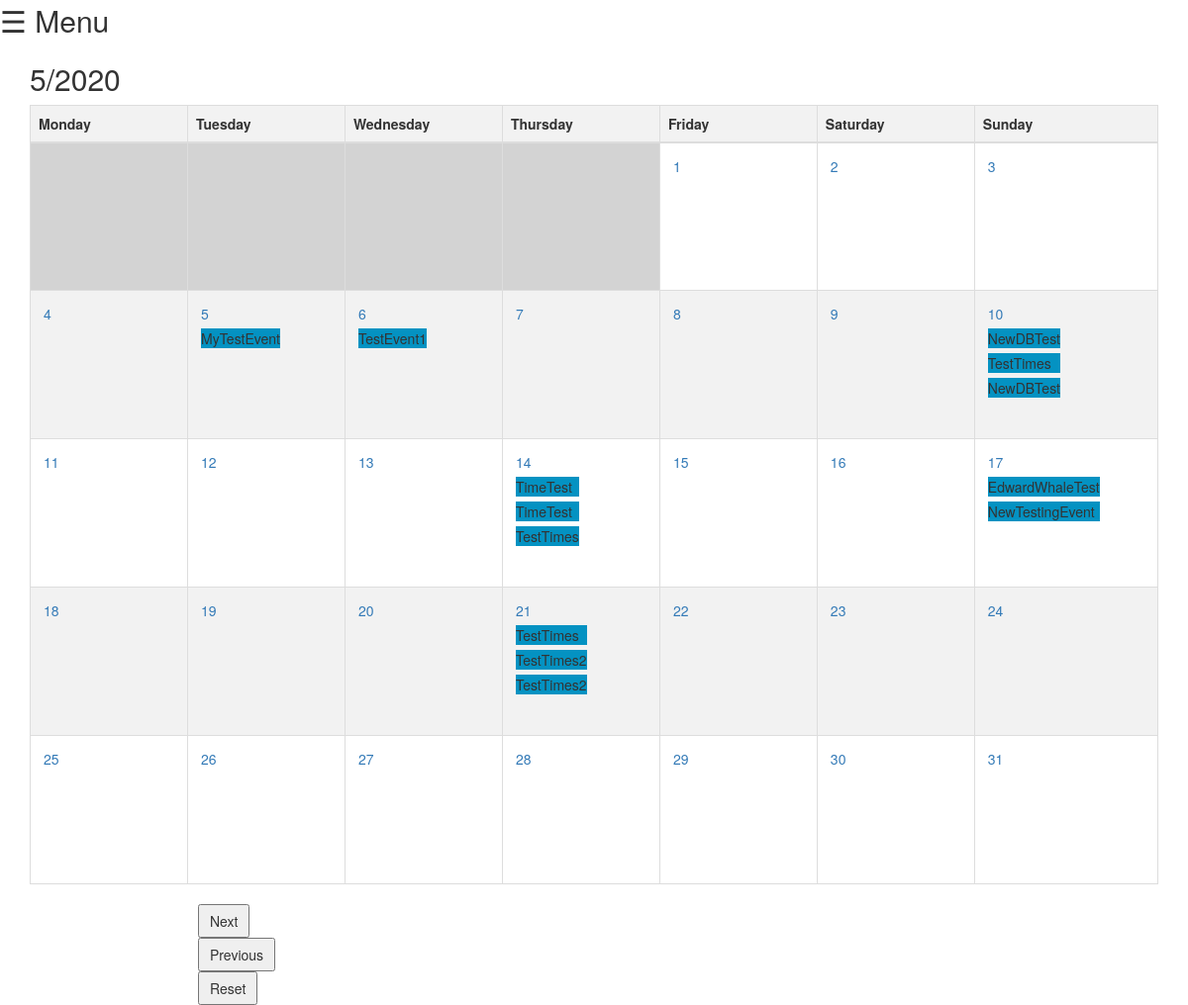
/events/, run on an earlier commit of the app's database.
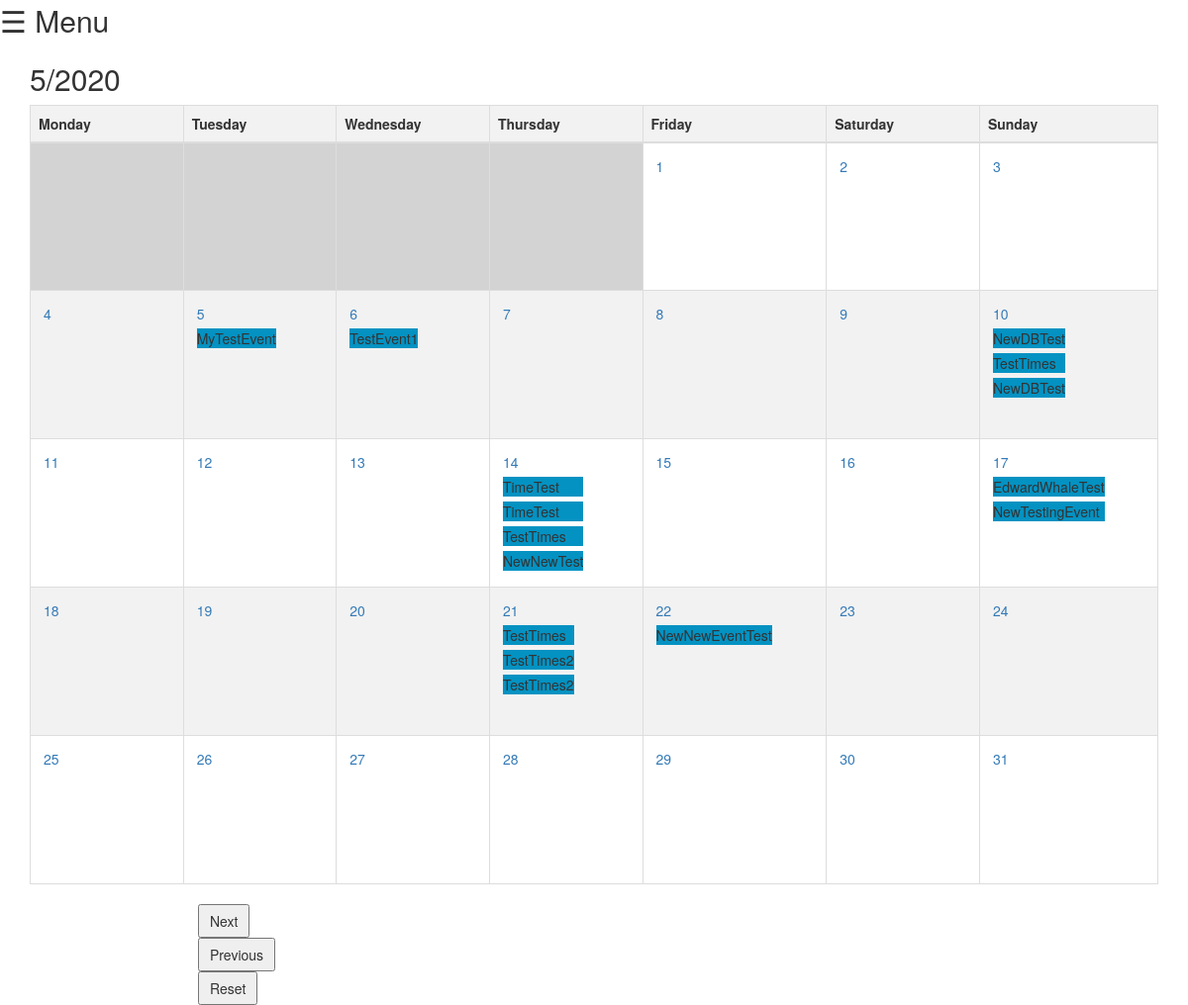
And on a later commit of the database.
### events/models.py (models this page shows)
class Event(models.Model):
    event_name = models.CharField(max_length=200)
    event_date = models.DateField('Event date')
    def __str__(self):
        return self.event_name

### events/views.py (the view)
# urls.py: path('', views.index, name='index'),
def index(request,monthAdd = 0):
    global monthCount,yearCount
    monthCount = monthCount + int(monthAdd)
    c = calendar.Calendar(calendar.MONDAY)
    if int(monthAdd) == 0:
        monthCount = 0
        yearCount = 0
    if timezone.now().month+monthCount == 13 :
        monthCount = - timezone.now().month+1
        yearCount = yearCount + 1
    if timezone.now().month+monthCount == 0 :
        monthCount = 12 - timezone.now().month
        yearCount = yearCount - 1
    c_list = c.monthdayscalendar(timezone.now().year+yearCount, timezone.now().month+monthCount)
    temp_w_iter = 0
    for week in c_list:
        temp_d_iter = 0
        for day in week:
            event_list = []
            event_set = Event.objects.filter(event_date__year=timezone.now().year+yearCount, event_date__month=timezone.now().month+monthCount, event_date__day=day)
            for event in event_set:
                event_list.append(event)
                print(event)
            if len(event_list) != 0:
                c_list[temp_w_iter][temp_d_iter] = [day,event_list]
            else: c_list[temp_w_iter][temp_d_iter] = [day]
            temp_d_iter += 1
        temp_w_iter += 1
    del temp_d_iter, temp_w_iter
    today = timezone.now().day
    context = {'c_list': c_list, 'year': timezone.now().year+yearCount, 'month': timezone.now().month+monthCount, 'today':today}
    return render(request, 'events/index.html', context)

### events/templates/events/index.html (shortened to what this page needs)
<!DOCTYPE html>
<html lang="en">
<head>
    <link rel="stylesheet" href="https://maxcdn.bootstrapcdn.com/bootstrap/3.4.1/css/bootstrap.min.css">
</head>
<body>
<span style="font-size:30px;cursor:pointer" onclick="openNav()">&#9776; Menu</span>
<div class="container" >
    <h2>{{ month }}/{{ year }}</h2>
    <table class="table table-bordered">
        <thead>
        <tr>
            <th>Monday</th>
            <th>Tuesday</th>
            <th>Wednesday</th>
            <th>Thursday</th>
            <th>Friday</th>
            <th>Saturday</th>
            <th>Sunday</th>
        </tr>
        </thead>
        <tbody>
            {% for week in c_list %}
                <tr>
                {% for day in week %}
                    {% if day.0 != 0 %}
                        {% if today == day %}
                            <td> <a target="popup" onclick="window.open('{{ year }}-{{ month }}-{{ day.0 }}','name','width=600,height=400')" style="background-color: lightblue">{{ day.0 }}</a></td>
                        {% else %}
                            <td style="height: 150px";>
			    <table id="inner_table">
                      	    <tr><td><a target="popup" onclick="window.open('{{ year }}-{{ month }}-{{ day.0 }}','name','width=600,height=400')">{{ day.0 }}</a></td></tr>
			    {% for event in day.1 %}
			    	<tr><td style="background-color: #0492C2;">{{ event }}</td></tr>
			    {% endfor %}
    			    </table>
			    </td>
                        {% endif %}
                    {% else %}
                        <td style="background: #d3d3d3"></td>
                    {% endif %}
                {% endfor %}
                </tr>
            {% endfor %}
        </tbody>
    </table>
</div>
<form action="/events/1/" method="post">
    <input type="submit"  style="padding: 5px 10px; margin-left:200px;" value="Next" />
    </form>
<form action="/events/-1/" method="post">
    <input type="submit"  style="padding: 5px 10px; margin-left:200px;" value="Previous" />
    </form>
<form action="/events/" method="post">
    <input type="submit"  style="padding: 5px 10px; margin-left:200px;" value="Reset" />
    </form>
</body>
</html>

What changed in the data, as far as the page shows it:
added Event: event_name "NewNewTest", shown under "14"
added Event: event_name "NewNewEventTest", shown under "22"
